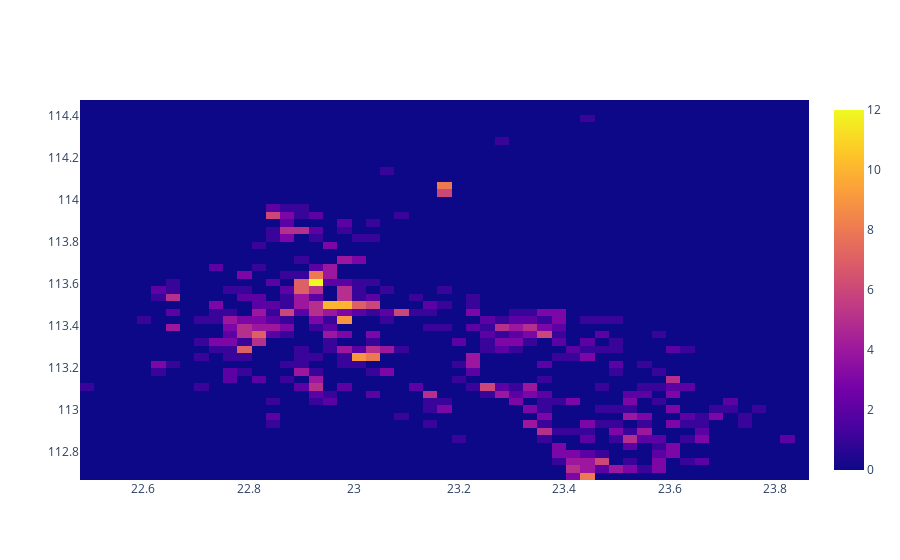

Source (notebook cell):
### Code cell
fig = go.Figure(data=go.Heatmap(
x=(mapdata1.index),
                   y=(mapdata1.columns),
z=np.array(mapdata1)))
fig.show()
